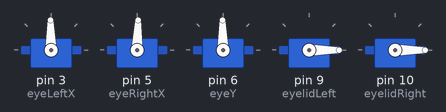
A sketch run on a simulated Arduino Uno, built with avr-gcc and run on an emulated ATmega328P. Shown: 5 × servo.

Above: at 0.55 s.
At 1.1 s:
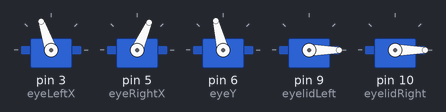
At 1.8 s:
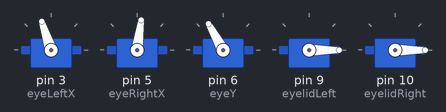
At 3.1 s:
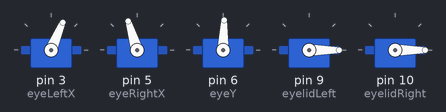
At 4.4 s:
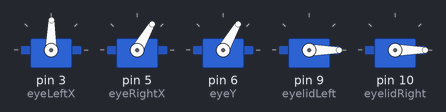
At 5.7 s:
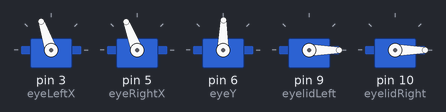
Timing chart, 0 to 7.3 s (numbered marks = the images above):
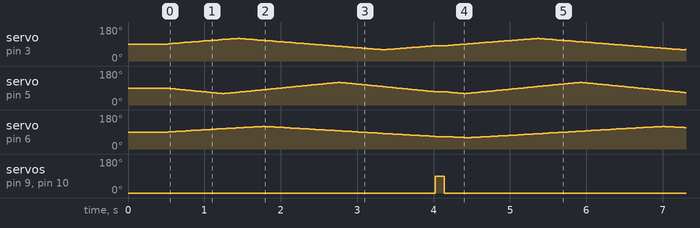

Measured:
- by itself, servo on pin 9 (eyelidLeft), servo on pin 10 (eyelidRight): alternates 90° for 0.12 s and 0° for 4.0 s

The sketch:

servo_eyes.ino.ino
```cpp
#include <Servo.h>

Servo eyeLeftX;
Servo eyeRightX;
Servo eyeY;
Servo eyelidLeft;
Servo eyelidRight;

const int CENTER = 90;
const int OFFSET = 30;
const int ANGLE_MIN = CENTER - OFFSET;
const int ANGLE_MAX = CENTER + OFFSET;

const int EYE_OPEN = 0;
const int EYE_CLOSED = 90;

const unsigned long BLINK_INTERVAL = 4000;
const int BLINK_DURATION = 120;
const int LOOP_DELAY = 25;

float posLeftX = CENTER;
float posRightX = CENTER;
int dirLeft = 1;
int dirRight = -1;

float posY = CENTER;
int dirY = 1;

unsigned long lastBlink = 0;

void setup() {
  eyeLeftX.attach(3);
  eyeRightX.attach(5);
  eyeY.attach(6);
  eyelidLeft.attach(9);
  eyelidRight.attach(10);

  eyeLeftX.write(CENTER);
  eyeRightX.write(CENTER);
  eyeY.write(CENTER);
  eyelidLeft.write(EYE_OPEN);
  eyelidRight.write(EYE_OPEN);

  delay(500);
}

void loop() {
  posLeftX += 0.8 * dirLeft;
  if (posLeftX >= ANGLE_MAX) {
    posLeftX = ANGLE_MAX;
    dirLeft = -1;
  }
  if (posLeftX <= ANGLE_MIN) {
    posLeftX = ANGLE_MIN;
    dirLeft = 1;
  }
  eyeLeftX.write((int)posLeftX);

  posRightX += 1.0 * dirRight;
  if (posRightX >= ANGLE_MAX) {
    posRightX = ANGLE_MAX;
    dirRight = -1;
  }
  if (posRightX <= ANGLE_MIN) {
    posRightX = ANGLE_MIN;
    dirRight = 1;
  }
  eyeRightX.write((int)posRightX);

  posY += 0.6 * dirY;
  if (posY >= ANGLE_MAX) {
    posY = ANGLE_MAX;
    dirY = -1;
  }
  if (posY <= ANGLE_MIN) {
    posY = ANGLE_MIN;
    dirY = 1;
  }
  eyeY.write((int)posY);

  if (millis() - lastBlink >= BLINK_INTERVAL) {
    eyelidLeft.write(EYE_CLOSED);
    eyelidRight.write(EYE_CLOSED);
    delay(BLINK_DURATION);

    eyelidLeft.write(EYE_OPEN);
    eyelidRight.write(EYE_OPEN);

    lastBlink = millis();
  }

  delay(LOOP_DELAY);
}
```
